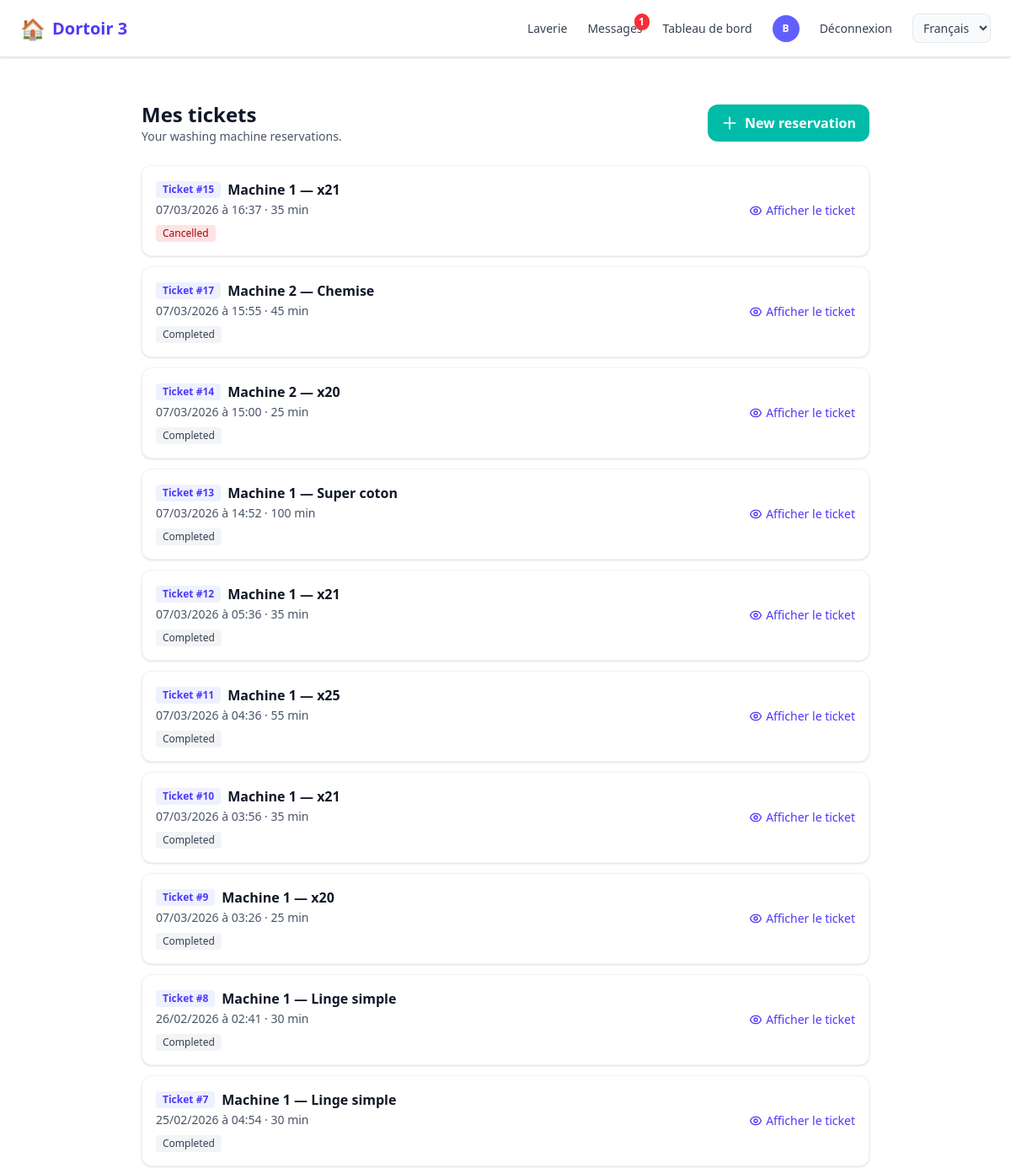
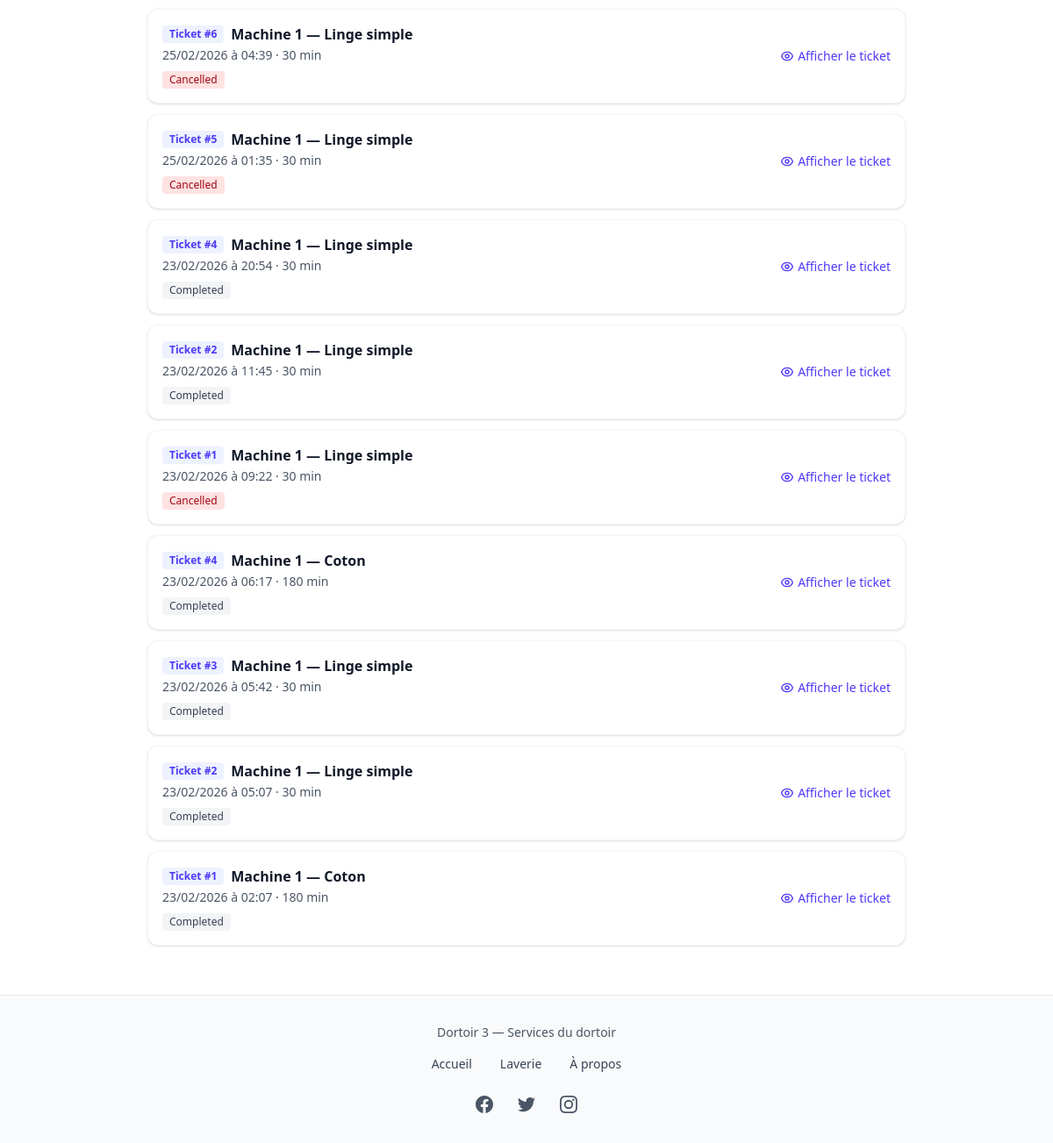
The app's page /laverie/mes-tickets/ (signed in) with its own data (2 pictures, top to bottom).
### comptes/models.py (models this page shows, shortened)
class CustomUser(AbstractUser):
    USER_TYPES = (
        ('ADMIN', 'Administrateur'),
        ('client', 'Client'),
        ('vendeur', 'Vendeur'),
        ('coursier', 'Coursier'),
    )
    user_type = models.CharField(max_length=22, choices=USER_TYPES, default="client")
    email = models.EmailField('Adresse email', unique=True,max_length=50)
    telephone = models.CharField(max_length=20, unique=True, blank=True)
    photo = models.ImageField(upload_to=user_photo_upload_to, null=True, blank=True)
    is_premium = models.BooleanField(default=False)
    GENRE = (('masculin', 'Masculin'), ('feminin', 'Féminin'))
    genre = models.CharField(max_length=22, choices=GENRE, null=True, blank=True)
    date_inscription = models.DateField(auto_now_add=True)
    latitude = models.DecimalField(max_digits=9, decimal_places=6, blank=True, null=True)
    longitude = models.DecimalField(max_digits=9, decimal_places=6, blank=True, null=True)
    last_activity = models.DateTimeField(null=True, blank=True, verbose_name="Dernière activité")
    REQUIRED_FIELDS = ['email', 'user_type']

### laverie/models.py (models this page shows, shortened)
class Reservation(models.Model):
    STATUT_CHOICES = [
        ('reserve', _('Reserved')),
        ('en_cours', _('In progress')),
        ('termine', _('Completed')),
        ('annule', _('Cancelled')),
    ]
    utilisateur = models.ForeignKey(
        settings.AUTH_USER_MODEL,
        on_delete=models.CASCADE,
        related_name='reservations_laverie'
    )
    machine = models.ForeignKey(Machine, on_delete=models.CASCADE, related_name='reservations')
    fonction = models.ForeignKey(
        FonctionMachine,
        on_delete=models.CASCADE,
        related_name='reservations',
        null=True,
        blank=True
    )
    debut = models.DateTimeField()
    fin = models.DateTimeField()
    statut = models.CharField(max_length=20, choices=STATUT_CHOICES, default='reserve')
    date_creation = models.DateTimeField(auto_now_add=True)
    numero = models.PositiveIntegerField(
        unique=True,
        null=True,
        blank=True,
        help_text="Numéro de ticket (séquentiel, affiché à l'utilisateur)",
    )
    class Meta:
        ordering = ['-debut']
    def duree_minutes(self):
        if self.fonction:
            return self.fonction.duree_minutes
        if self.debut and self.fin:
            delta = self.fin - self.debut
            return int(delta.total_seconds() / 60)
        return 0
    @classmethod
    def marquer_tickets_termines(cls):
        from django.utils import timezone
        now = timezone.now()
        return cls.objects.filter(
            statut__in=('reserve', 'en_cours'),
            fin__lt=now,
        ).update(statut='termine')
    @classmethod
    def marquer_tickets_en_cours(cls):
        from django.utils import timezone
        now = timezone.now()
        return cls.objects.filter(
            statut='reserve',
            debut__lte=now,
            fin__gte=now,
        ).update(statut='en_cours')

class Machine(models.Model):
    nom = models.CharField(max_length=100, help_text="Ex: Machine 1, Lave-linge A")
    ordre = models.PositiveSmallIntegerField(default=0, help_text="Ordre d'affichage")
    active = models.BooleanField(default=True)
    date_creation = models.DateTimeField(auto_now_add=True)
    class Meta:
        ordering = ['ordre', 'nom']

class FonctionMachine(models.Model):
    machine = models.ForeignKey(Machine, on_delete=models.CASCADE, related_name='fonctions')
    nom = models.CharField(max_length=80, help_text="Ex: Coton, Jeans, Délicat")
    duree_minutes = models.PositiveIntegerField(help_text="Durée du cycle en minutes")
    ordre = models.PositiveSmallIntegerField(default=0)
    active = models.BooleanField(default=True)
    class Meta:
        ordering = ['machine', 'ordre', 'nom']
        unique_together = [['machine', 'nom']]

### laverie/views.py (the view)
# urls.py: path('mes-tickets/', views.mes_tickets, name='mes_tickets'),
@login_required
def mes_tickets(request):
    Reservation.marquer_tickets_termines()
    Reservation.marquer_tickets_en_cours()
    reservations = Reservation.objects.filter(utilisateur=request.user).select_related(
        'machine', 'fonction'
    ).order_by('-debut')
    return render(request, 'laverie/mes_tickets.html', {'reservations': reservations})

### comptes/context_processors.py (called while the page is built)
def notifications_context(request):
    context = {
        'pending_orders_count': 0,
        'packaged_orders_count': 0,
        'unread_messages_count': 0,
    }
    if request.user.is_authenticated:
        from chat.models import Message, Conversation
        conversations = Conversation.objects.filter(
            Q(participant1=request.user) | Q(participant2=request.user)
        )
        context['unread_messages_count'] = Message.objects.filter(
            Q(conversation__in=conversations) & ~Q(sender=request.user),
            lu=False
        ).count()
    return context

### templates/laverie/mes_tickets.html (shortened to what this page needs)
{% extends 'home.html' %}
{% load static %}
{% load i18n %}
{% block contenu %}
<div class="max-w-4xl mx-auto py-4 sm:py-6 px-3 sm:px-4">
    <div class="flex flex-col sm:flex-row justify-between items-start sm:items-center gap-3 mb-6">
        <div>
            <h1 class="text-xl sm:text-2xl font-bold text-gray-900">{% trans "My tickets" %}</h1>
            <p class="text-gray-600 text-sm">{% trans "Your washing machine reservations." %}</p>
        </div>
        <a href="{% url 'laverie:reserver' %}" class="bg-teal-500 hover:bg-teal-600 text-white px-4 py-2.5 rounded-xl font-semibold transition inline-flex items-center gap-2">
            <svg class="w-5 h-5" fill="none" stroke="currentColor" viewBox="0 0 24 24"><path stroke-linecap="round" stroke-linejoin="round" stroke-width="2" d="M12 4v16m8-8H4"/></svg>
            {% trans "New reservation" %}
        </a>
    </div>
    {% if reservations %}
    <ul class="space-y-3">
        {% for r in reservations %}
        <li class="bg-white rounded-xl shadow border border-gray-100 p-4 flex flex-col sm:flex-row sm:items-center justify-between gap-3">
            <div class="flex-1">
                <div class="flex items-center gap-2 flex-wrap">
                    <span class="text-xs font-bold text-indigo-600 bg-indigo-50 px-2 py-0.5 rounded">{% trans "Ticket" %} #{{ r.numero|default:r.pk }}</span>
                    <span class="font-semibold text-gray-900">{{ r.machine.nom }} — {{ r.fonction.nom|default:"—" }}</span>
                </div>
                <div class="text-sm text-gray-600 mt-0.5">
                    {{ r.debut|date:"d/m/Y" }} {% trans "at" %} {{ r.debut|time:"H:i" }} · {{ r.duree_minutes }} {% trans "min" %}
                </div>
                <span class="inline-block mt-2 px-2 py-0.5 rounded text-xs font-medium
                    {% if r.statut == 'reserve' %}bg-amber-100 text-amber-800
                    {% elif r.statut == 'en_cours' %}bg-blue-100 text-blue-800
                    {% elif r.statut == 'termine' %}bg-gray-100 text-gray-700
                    {% else %}bg-red-100 text-red-800{% endif %}">
                    {{ r.get_statut_display }}
                </span>
            </div>
            <div class="flex items-center gap-2">
                <a href="{% url 'laverie:afficher_ticket' r.pk %}" class="inline-flex items-center gap-1 text-indigo-600 hover:text-indigo-700 text-sm font-medium" target="_blank" rel="noopener">
                    {% trans "Show ticket" %}
                </a>
            </div>
        </li>
        {% endfor %}
    </ul>
    {% else %}
    <div class="bg-gray-50 rounded-xl p-8 text-center text-gray-500">
        <p class="mb-4">{% trans "You have no reservations." %}</p>
        <a href="{% url 'laverie:reserver' %}" class="text-teal-600 font-medium hover:underline">{% trans "Book a slot" %}</a>
    </div>
    {% endif %}
</div>
{% endblock %}

### templates/nav_footer/nav.html (shortened to what this page needs)
{% load static %}
{% load i18n %}
<nav class="hidden md:flex fixed top-0 left-0 w-full z-50 bg-white border-b border-gray-200 shadow-sm">
  <div class="flex items-center justify-between w-full max-w-7xl mx-auto px-6 py-4">
    <a href="{% url 'home' %}"
       class="flex items-center space-x-2 text-indigo-600 text-xl font-semibold hover:opacity-90 transition">
      <span class="text-2xl">🏠</span>
      <span>{% trans "Dortoir 3" %}</span>
    </a>
    <div class="flex items-center space-x-6 text-sm font-medium">
      <a href="{% url 'laverie:accueil' %}"
         class="text-gray-700 hover:text-indigo-500 transition">
        {% trans "Laverie" %}
      </a>
      {% if user.is_authenticated %}
        <a href="{% url 'chat:mes_conversations' %}"
           class="relative text-gray-700 hover:text-indigo-500 transition">
          {% trans "Messages" %}
          {% if unread_messages_count > 0 %}
            <span class="absolute -top-2 -right-2 bg-red-500 text-white text-xs font-bold rounded-full min-w-[18px] h-5 flex items-center justify-center">
              {{ unread_messages_count }}
            </span>
          {% endif %}
        </a>
        {% if user.user_type == 'ADMIN' %}
          <a href="{% url 'dashboard' %}"
             class="text-gray-700 hover:text-indigo-500 transition">
            {% trans "Dashboard" %}
          </a>
        {% endif %}
        <a href="{% url 'profile' %}" class="flex items-center">
          {% if user.photo %}
            <img src="{{ user.photo.url }}"
                 class="w-8 h-8 rounded-full object-cover border">
          {% else %}
            <div class="w-8 h-8 rounded-full bg-indigo-500 flex items-center justify-center text-white text-xs font-bold">
              {{ user.first_name|first|default:user.email|first|upper }}
            </div>
          {% endif %}
        </a>
        <a href="{% url 'logout' %}"
           class="text-gray-700 hover:text-red-500 transition">
          {% trans "Log out" %}
        </a>
      {% else %}
        <a href="{% url 'login' %}"
           class="text-gray-700 hover:text-indigo-500 transition">
          {% trans "Log in" %}
        </a>
      {% endif %}
      <form action="{% url 'set_language' %}" method="post" class="inline" id="lang-form-desktop">
        <select name="language" onchange="this.form.submit()" class="text-sm border border-gray-200 rounded-lg px-2 py-1.5 bg-gray-50 text-gray-700 cursor-pointer">
          {% get_current_language as CURRENT_LANG %}
          {% for code, name in LANGUAGES %}
          <option value="{{ code }}" {% if code == CURRENT_LANG %}selected{% endif %}>{{ name }}</option>
          {% endfor %}
        </select>
      </form>
    </div>
  </div>
</nav>
            {% get_current_language as CURRENT_LANG %}

### records on screen
CustomUser: first_name|first "B"
Reservation: numero "15", machine.nom "Machine 1", fonction.nom "x21", debut "07/03/2026", debut "16:37", duree_minutes "35", statut "Cancelled"
Reservation: numero "17", machine.nom "Machine 2", fonction.nom "Chemise", debut "07/03/2026", debut "15:55", duree_minutes "45", statut "Completed"
Reservation: numero "14", machine.nom "Machine 2", fonction.nom "x20", debut "07/03/2026", debut "15:00", duree_minutes "25", statut "Completed"
Reservation: numero "13", machine.nom "Machine 1", fonction.nom "Super coton", debut "07/03/2026", debut "14:52", duree_minutes "100", statut "Completed"
Reservation: numero "12", machine.nom "Machine 1", fonction.nom "x21", debut "07/03/2026", debut "05:36", duree_minutes "35", statut "Completed"
Reservation: numero "11", machine.nom "Machine 1", fonction.nom "x25", debut "07/03/2026", debut "04:36", duree_minutes "55", statut "Completed"
Reservation: numero "10", machine.nom "Machine 1", fonction.nom "x21", debut "07/03/2026", debut "03:56", duree_minutes "35", statut "Completed"
Reservation: numero "9", machine.nom "Machine 1", fonction.nom "x20", debut "07/03/2026", debut "03:26", duree_minutes "25", statut "Completed"
Reservation: numero "8", machine.nom "Machine 1", fonction.nom "Linge simple", debut "26/02/2026", debut "02:41", duree_minutes "30", statut "Completed"
Reservation: numero "7", machine.nom "Machine 1", fonction.nom "Linge simple", debut "25/02/2026", debut "04:54", duree_minutes "30", statut "Completed"
Reservation: numero "6", machine.nom "Machine 1", fonction.nom "Linge simple", debut "25/02/2026", debut "04:39", duree_minutes "30", statut "Cancelled"
Reservation: numero "5", machine.nom "Machine 1", fonction.nom "Linge simple", debut "25/02/2026", debut "01:35", duree_minutes "30", statut "Cancelled"
Reservation: numero "4", machine.nom "Machine 1", fonction.nom "Linge simple", debut "23/02/2026", debut "20:54", duree_minutes "30", statut "Completed"
Reservation: numero "2", machine.nom "Machine 1", fonction.nom "Linge simple", debut "23/02/2026", debut "11:45", duree_minutes "30", statut "Completed"
Reservation: numero "1", machine.nom "Machine 1", fonction.nom "Linge simple", debut "23/02/2026", debut "09:22", duree_minutes "30", statut "Cancelled"
Reservation: numero "4", machine.nom "Machine 1", fonction.nom "Coton", debut "23/02/2026", debut "06:17", duree_minutes "180", statut "Completed"
Reservation: numero "3", machine.nom "Machine 1", fonction.nom "Linge simple", debut "23/02/2026", debut "05:42", duree_minutes "30", statut "Completed"
Reservation: numero "2", machine.nom "Machine 1", fonction.nom "Linge simple", debut "23/02/2026", debut "05:07", duree_minutes "30", statut "Completed"
Reservation: numero "1", machine.nom "Machine 1", fonction.nom "Coton", debut "23/02/2026", debut "02:07", duree_minutes "180", statut "Completed"

### other values on screen
{{ unread_messages_count }} "1"
form field language "Français"
